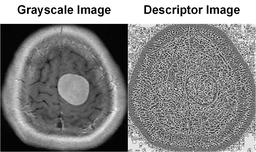
#> input picture example/Example.png, 256 x 152 px, shrunk from 1259 x 746 before the run; its folder holds only this picture in this run
$ python -i descriptor_PHOG.py   (imports and definitions only)
#> lines starting #> are read from the running program, lines starting #| are printed output that depends on the picture
### build/lib/lfepy/Helper/bin_matrix.py
import numpy as np
from scipy.ndimage import label


def bin_matrix(A, E, G, angle, bin):
    """
    Compute the bin matrix for a given angle map and gradient magnitude.

    Args:
        A (numpy.ndarray): Angle map of the gradient directions.
        E (numpy.ndarray): Binary edge map where edges are marked.
        G (numpy.ndarray): Gradient magnitude map.
        angle (float): Total range of angles in degrees (e.g., 360 for full circle).
        bin (int): Number of bins to divide the angle range into.

    Returns:
        tuple:
            bm (numpy.ndarray): Bin matrix with assigned bins for each pixel.
            bv (numpy.ndarray): Gradient magnitude values corresponding to the bin matrix.

    Example:
        >>> import numpy as np
        >>> A = np.array([[0, 45], [90, 135]])
        >>> E = np.array([[1, 1], [1, 1]])
        >>> G = np.array([[1, 2], [3, 4]])
        >>> angle = 360
        >>> bin = 8
        >>> bm, bv = bin_matrix(A, E, G, angle, bin)
        >>> print(bm)
        [[1 2]
         [3 4]]
        >>> print(bv)
        [[1. 2.]
         [3. 4.]]
    """
    # Label connected components in the edge map
    contorns, n = label(E)
    Y, X = E.shape

    # Initialize bin matrix and gradient magnitude matrix
    bm = np.zeros((Y, X), dtype=int)
    bv = np.zeros((Y, X), dtype=float)

    # Calculate the angle range per bin
    nAngle = angle / bin

    # Iterate over each labeled region (edge component)
    for i in range(1, n + 1):
        posY, posX = np.where(contorns == i)  # Get coordinates of the current edge component

        for y, x in zip(posY, posX):
            # Determine the bin index based on the angle
            b = int(np.ceil(A[y, x] / nAngle))
            if b == 0:
                b = 1
            if G[y, x] > 0:
                # Assign the bin index and gradient magnitude
                bm[y, x] = b
                bv[y, x] = G[y, x]

    return bm, bv

### build/lib/lfepy/Helper/descriptor_PHOG.py
import numpy as np
from scipy.ndimage import sobel
from skimage.color import rgb2gray
from skimage.feature import canny
from lfepy.Helper.bin_matrix import bin_matrix


# [81 lines left out: function descriptor_PHOG, not called in this run]

>>> import cv2
>>> picture = cv2.cvtColor(cv2.imread('../../../../example/Example.png'), cv2.COLOR_BGR2RGB)
#> picture is the input picture: shape (152, 256, 3); min 0, max 255, mean 133.5
>>> result = descriptor_PHOG(picture)
#> in descriptor_PHOG, `E = canny(G)`:
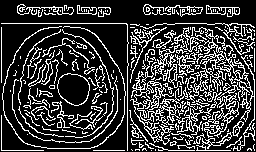
#> E: shape (152, 256) bool; 23.4% white in thin lines or dots
#> in descriptor_PHOG, `Gr = np.sqrt(GradientX ** 2 + GradientY ** 2)`:
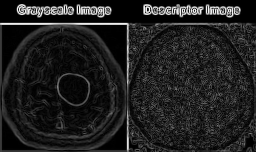
#> Gr: shape (152, 256) float64; min 0, max 4.15, mean 0.525; drawn with min black and max white
#> in descriptor_PHOG, `GradientX[GradientX == 0] = 1e-5`: GradientX: shape (152, 256) float64; min -4, max 4, mean 0.0129
#> in descriptor_PHOG, `YX = GradientY / GradientX`:
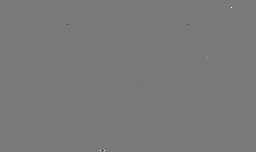
#> YX: shape (152, 256) float64; min -5.65e+16, max 6.22e+16, mean 1.82e+12; drawn with min black and max white
#> in descriptor_PHOG, `A = (np.arctan2(GradientY, GradientX) + np.pi) * 180 / np.pi`:
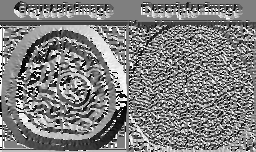
#> A: shape (152, 256) float64; min 0, max 360, mean 179.8; drawn with min black and max white
#> in bin_matrix, `contorns, n = label(E)`:
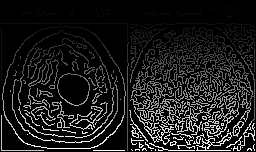
#> contorns: shape (152, 256) int32; min 0, max 1315, mean 147; drawn with min black and max white
#> in bin_matrix, `contorns, n = label(E)`: n = 1315
#> the loop in bin_matrix, `for i in range(1, n + 1):` made 1315 passes
#> (posY, posX) on passes 1 to 3: ([4, 4, 4, 4, 5, 5], [20, 21, 22, 23, 23, 24]), ([4, 4, 4, 4, 5, 5, 6], [145, 146, 147, 148, 144, 145, 144]), ([5, 5, 6, 6, 7, 8, 9, 10, 11, 12, 12, 13, 13], [18, 19, 17, 18, 17, 17, 17, 17, 17, 17, 18, 18, 19])
#> after the loop in bin_matrix, `for i in range(1, n + 1):`:
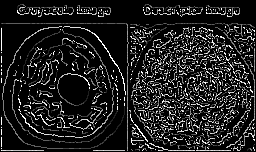
#> bm: shape (152, 256) int64; min 0, max 8, mean 1.04; drawn with min black and max white
#> after the loop in bin_matrix, `for i in range(1, n + 1):`:
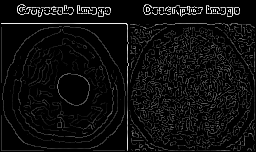
#> bv: shape (152, 256) float64; min 0, max 4.15, mean 0.229; drawn with min black and max white
